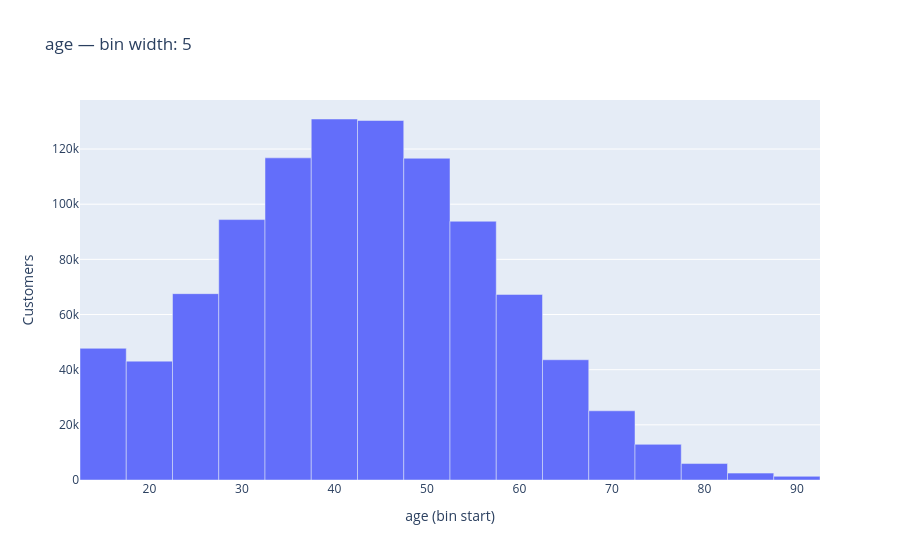
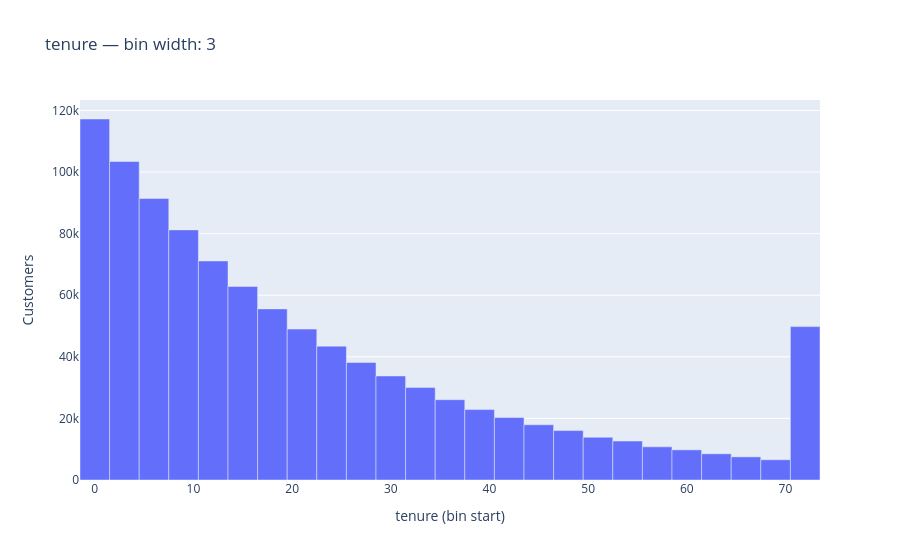
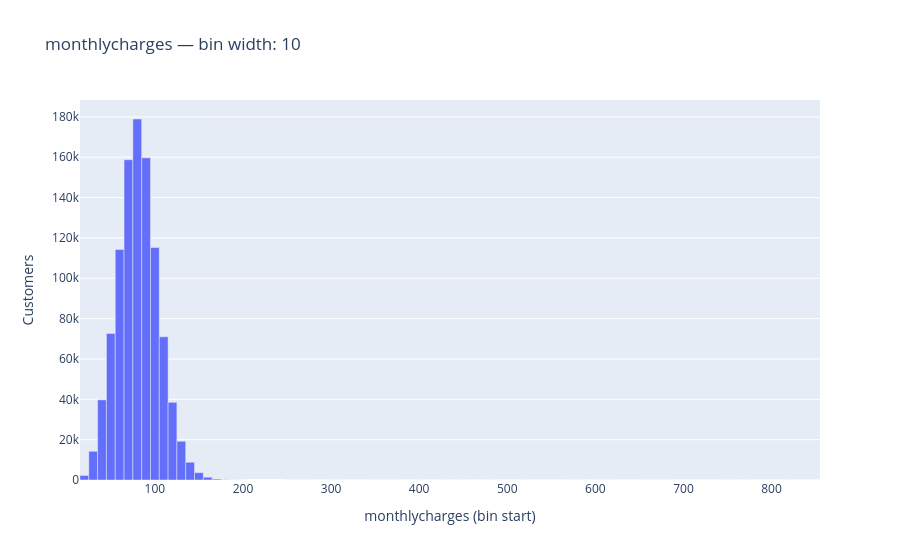
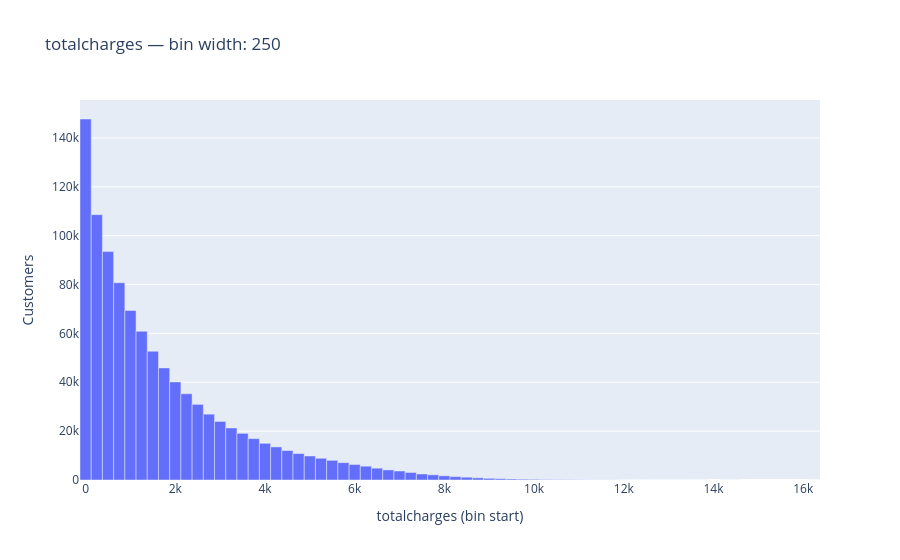

Here is the notebook cell these charts were saved with, in order:
### Code cell
import plotly.express as px


bin_widths = {
    "age": 5,
    "tenure": 3,
    "monthlycharges": 10,
    "totalcharges": 250,
    "annual_income": 5000,
    "avg_monthly_gb": 10,
    "customer_satisfaction": 1,
    "num_complaints": 1,
    "credit_score": 25,
    "days_since_last_interaction": 15,
}

for column, width in bin_widths.items():
    distribution = connection.sql(f"""
        SELECT
            FLOOR("{column}" / {width}) * {width} AS bin_start,
            COUNT(*) AS customers
        FROM raw_customers
        WHERE "{column}" IS NOT NULL
        GROUP BY bin_start
        ORDER BY bin_start
    """).df()

    figure = px.bar(
        distribution,
        x="bin_start",
        y="customers",
        title=f"{column} — bin width: {width}",
        labels={
            "bin_start": f"{column} (bin start)",
            "customers": "Customers",
        },
    )
    figure.update_traces(width=width)
    figure.update_layout(bargap=0)
    figure.show()

### Figure 1 — Plotly figure (JSON) as saved in the notebook; plotly's stock layout.template omitted (floating-point values rounded to 4 significant figures)
{"data": [{"hovertemplate": "age (bin start)=%{x}<br>Customers=%{y}<extra></extra>", "legendgroup": "", "marker": {"color": "#636efa", "pattern": {"shape": ""}}, "name": "", "orientation": "v", "showlegend": false, "textposition": "auto", "type": "bar", "width": 5, "x": [15.0, 20.0, 25.0, 30.0, 35.0, 40.0, 45.0, 50.0, 55.0, 60.0, 65.0, 70.0, 75.0, 80.0, 85.0, 90.0], "xaxis": "x", "y": [47744, 43094, 67563, 94419, 116796, 130888, 130341, 116655, 93818, 67281, 43595, 25087, 12926, 5964, 2493, 1336], "yaxis": "y"}], "layout": {"bargap": 0, "barmode": "relative", "legend": {"tracegroupgap": 0}, "title": {"text": "age — bin width: 5"}, "xaxis": {"anchor": "y", "domain": [0, 1], "title": {"text": "age (bin start)"}}, "yaxis": {"anchor": "x", "domain": [0, 1], "title": {"text": "Customers"}}}}

### Figure 2 — Plotly figure (JSON) as saved in the notebook; plotly's stock layout.template omitted (floating-point values rounded to 4 significant figures)
{"data": [{"hovertemplate": "tenure (bin start)=%{x}<br>Customers=%{y}<extra></extra>", "legendgroup": "", "marker": {"color": "#636efa", "pattern": {"shape": ""}}, "name": "", "orientation": "v", "showlegend": false, "textposition": "auto", "type": "bar", "width": 3, "x": [0.0, 3.0, 6.0, 9.0, 12.0, 15.0, 18.0, 21.0, 24.0, 27.0, 30.0, 33.0, 36.0, 39.0, 42.0, 45.0, 48.0, 51.0, 54.0, 57.0, 60.0, 63.0, 66.0, 69.0, 72.0], "xaxis": "x", "y": [117230, 103425, 91426, 81224, 71138, 62845, 55567, 49005, 43472, 38148, 33781, 30016, 26079, 22868, 20290, 17935, 16047, 13884, 12653, 10767, 9791, 8509, 7515, 6575, 49810], "yaxis": "y"}], "layout": {"bargap": 0, "barmode": "relative", "legend": {"tracegroupgap": 0}, "title": {"text": "tenure — bin width: 3"}, "xaxis": {"anchor": "y", "domain": [0, 1], "title": {"text": "tenure (bin start)"}}, "yaxis": {"anchor": "x", "domain": [0, 1], "title": {"text": "Customers"}}}}

### Figure 3 — Plotly figure (JSON) as saved in the notebook; plotly's stock layout.template omitted (floating-point values rounded to 4 significant figures)
{"data": [{"hovertemplate": "monthlycharges (bin start)=%{x}<br>Customers=%{y}<extra></extra>", "legendgroup": "", "marker": {"color": "#636efa", "pattern": {"shape": ""}}, "name": "", "orientation": "v", "showlegend": false, "textposition": "auto", "type": "bar", "width": 10, "x": [20.0, 30.0, 40.0, 50.0, 60.0, 70.0, 80.0, 90.0, 100.0, 110.0, 120.0, 130.0, 140.0, 150.0, 160.0, 170.0, 180.0, 190.0, 200.0, 250.0, 260.0, 270.0, 280.0, 290.0, 300.0, 310.0, 320.0, 330.0, 340.0, 350.0, 360.0, 370.0, 380.0, 390.0, 400.0, 410.0, 420.0, 430.0, 440.0, 450.0, 460.0, 470.0, 480.0, 490.0, 500.0, 510.0, 520.0, 530.0, 540.0, 550.0, 560.0, 570.0, 580.0, 590.0, 600.0, 610.0, 620.0, 630.0, 640.0, 650.0, 660.0, 670.0, 680.0, 690.0, 700.0, 710.0, 720.0, 730.0, 740.0, 750.0, 760.0, 770.0, 780.0, 790.0, 800.0, 810.0, 820.0, 830.0, 840.0, 850.0], "xaxis": "x", "y": [2250, 14233, 39738, 72629, 114254, 158781, 178961, 159727, 115266, 70980, 38516, 19214, 8788, 3639, 1393, 460, 140, 42, 10, 6, 22, 20, 17, 15, 24, 24, 16, 12, 13, 19, 20, 23, 10, 14, 23, 15, 13, 22, 11, 18, 13, 15, 18, 9, 16, 16, 19, 11, 17, 12, 16, 18, 23, 16, 20, 22, 20, 14, 14, 17, 18, 19, 18, 13, 15, 8, 11, 14, 15, 21, 14, 18, 16, 14, 11, 15, 18, 15, 13, 10], "yaxis": "y"}], "layout": {"bargap": 0, "barmode": "relative", "legend": {"tracegroupgap": 0}, "title": {"text": "monthlycharges — bin width: 10"}, "xaxis": {"anchor": "y", "domain": [0, 1], "title": {"text": "monthlycharges (bin start)"}}, "yaxis": {"anchor": "x", "domain": [0, 1], "title": {"text": "Customers"}}}}

### Figure 4 — Plotly figure (JSON) as saved in the notebook; plotly's stock layout.template omitted (floating-point values rounded to 4 significant figures)
{"data": [{"hovertemplate": "totalcharges (bin start)=%{x}<br>Customers=%{y}<extra></extra>", "legendgroup": "", "marker": {"color": "#636efa", "pattern": {"shape": ""}}, "name": "", "orientation": "v", "showlegend": false, "textposition": "auto", "type": "bar", "width": 250, "x": [0.0, 250.0, 500.0, 750.0, 1000.0, 1250.0, 1500.0, 1750.0, 2000.0, 2250.0, 2500.0, 2750.0, 3000.0, 3250.0, 3500.0, 3750.0, 4000.0, 4250.0, 4500.0, 4750.0, 5000.0, 5250.0, 5500.0, 5750.0, 6000.0, 6250.0, 6500.0, 6750.0, 7000.0, 7250.0, 7500.0, 7750.0, 8000.0, 8250.0, 8500.0, 8750.0, 9000.0, 9250.0, 9500.0, 9750.0, 10000.0, 10250.0, 10500.0, 10750.0, 11000.0, 11250.0, 11500.0, 11750.0, 12000.0, 12250.0, 12500.0, 12750.0, 13000.0, 13250.0, 13500.0, 13750.0, 14250.0, 14500.0, 16250.0], "xaxis": "x", "y": [147774, 108612, 93504, 80753, 69414, 60874, 52705, 45878, 40147, 35299, 30966, 26952, 23976, 21295, 19087, 16940, 15015, 13549, 12061, 10819, 9835, 8892, 8047, 7099, 6351, 5658, 4838, 4132, 3674, 3077, 2467, 2122, 1724, 1373, 1145, 893, 688, 548, 415, 337, 281, 196, 161, 116, 89, 59, 44, 45, 22, 12, 16, 7, 3, 4, 2, 2, 4, 1, 1], "yaxis": "y"}], "layout": {"bargap": 0, "barmode": "relative", "legend": {"tracegroupgap": 0}, "title": {"text": "totalcharges — bin width: 250"}, "xaxis": {"anchor": "y", "domain": [0, 1], "title": {"text": "totalcharges (bin start)"}}, "yaxis": {"anchor": "x", "domain": [0, 1], "title": {"text": "Customers"}}}}
